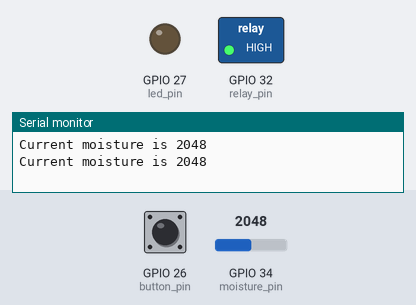
Recording of a sketch running on a simulated ESP32. Shown: switched loads named in the sketch (green lamp = pin HIGH), output pins drawn as LEDs (lit = HIGH), the last lines printed to the serial monitor. Inputs (shaded band) come from the test bench; at power-on: GPIO 26 (button_pin) HIGH, GPIO 34 (moisture_pin) = 2048.

Above: at 1.8 s.
1.9 s: GPIO 26 (button_pin) pulled LOW for 1.2 s
At 2.6 s:
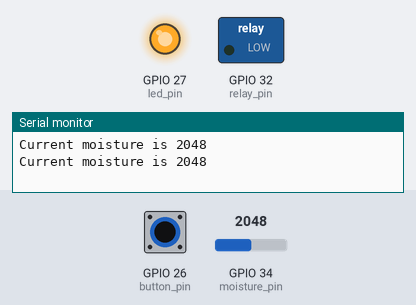
4.6 s: GPIO 26 (button_pin) pulled LOW for 3.2 s
At 8.3 s:
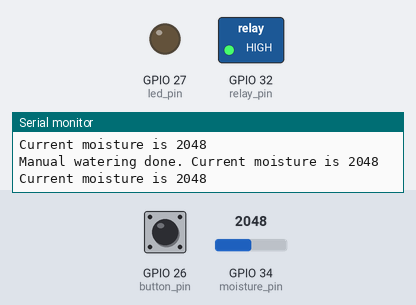
9.3 s: GPIO 34 (moisture_pin) set to 1547
11.0 s: GPIO 34 (moisture_pin) set to 1448
At 13.0 s:
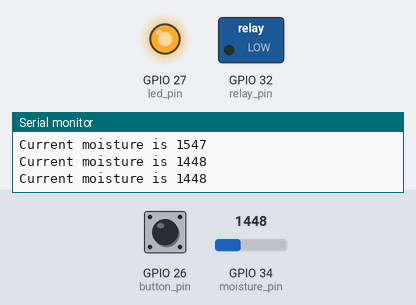
Timing chart, 0 to 14.3 s (numbered marks = the images above; inputs shaded):
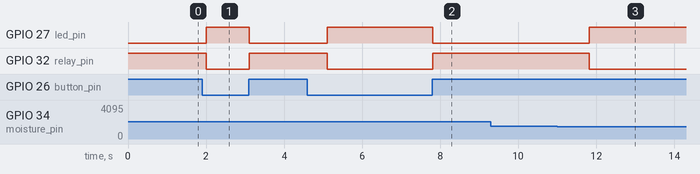

Measured:
- the behaviour switches between 1500 and 1499 on GPIO 34 (moisture_pin) (found by bisection; images 2 and 3)
- after the input at 1.9 s, GPIO 27 (led_pin): LOW → HIGH after 0.10 s, → LOW 1.1 s later; GPIO 32 (relay_pin): HIGH → LOW after 0.10 s, → HIGH 1.1 s later
- after the input at 4.6 s, GPIO 27 (led_pin): LOW → HIGH after 0.51 s, → LOW 2.7 s later; GPIO 32 (relay_pin): HIGH → LOW after 0.51 s, → HIGH 2.7 s later
- after the input at 11.0 s, GPIO 27 (led_pin): LOW → HIGH after 0.82 s; GPIO 32 (relay_pin): HIGH → LOW after 0.82 s

The sketch:

sprint1.ino
```cpp
// Pins im using are D32 & 34 & 26 & 27
const int moisture_pin = 34;
const int relay_pin = 32;
const int button_pin = 26;
const int led_pin = 27;

// I want a low threshold to know when the soil needs watering.
int low_moisture_threshold = 1500;
// I want a high threshold to know when it likely rained and to skip watering.
int high_moisture_threshold = 3000;

// Keeping a log of the manual watering time.
void setup() {
  pinMode(relay_pin, OUTPUT);
  digitalWrite(relay_pin, HIGH);
  Serial.begin(9600);
  pinMode(button_pin, INPUT_PULLUP);
  pinMode(led_pin, OUTPUT);
  digitalWrite(led_pin, LOW);
}

void loop() {
  // current moisture or button declaration
  int current_moisture = analogRead(moisture_pin);
  int current_button = digitalRead(button_pin);

  // if botton is pushed
  if (current_button == LOW) {
    // Turn on the relay to water and led
    digitalWrite(relay_pin, LOW);
    digitalWrite(led_pin, HIGH);
    // keep checking if the button is being pressed
    while (digitalRead(button_pin) == LOW) {
      delay(10);
    }
    // If not, turn it off along with led
    digitalWrite(relay_pin, HIGH);
    digitalWrite(led_pin, LOW);
    // Display
    Serial.print("Manual watering done. Current moisture is ");
    Serial.println(current_moisture);
    return;
  }

  else {
    // If moisture is low turn relay on (LOW)
    if (current_moisture < low_moisture_threshold) {
      digitalWrite(relay_pin, LOW);
      digitalWrite(led_pin, HIGH);
    }
      // Once the soil is wet enough, turn relay off (HIGH)
    else if (current_moisture > high_moisture_threshold) {
      digitalWrite(relay_pin, HIGH);
      digitalWrite(led_pin, LOW);
    }
    // Display
    Serial.print("Current moisture is ");
    Serial.println(current_moisture);
    // delay 10 minutes later (60000) rn 1 second for debug
    delay(1000);
  }
}
```
